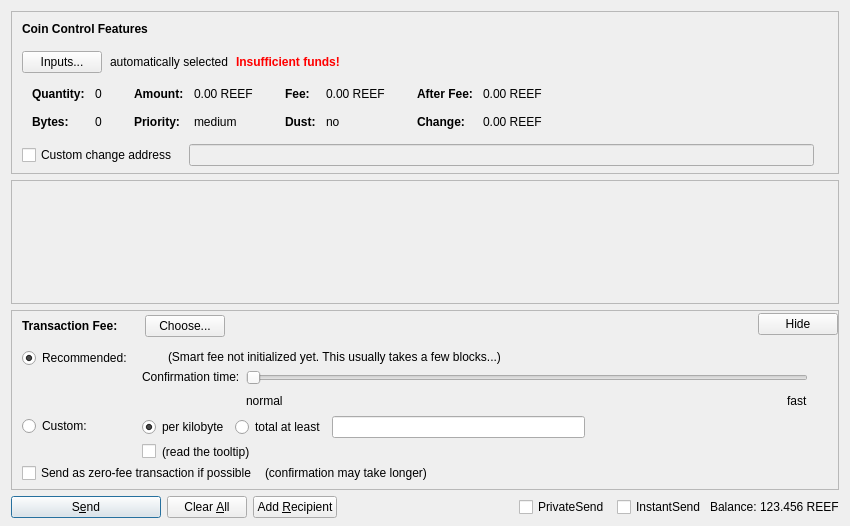
<?xml version="1.0" encoding="UTF-8"?>
<ui version="4.0">
 <class>SendCoinsDialog</class>
 <widget class="QDialog" name="SendCoinsDialog">
  <property name="geometry">
   <rect>
    <x>0</x>
    <y>0</y>
    <width>850</width>
    <height>526</height>
   </rect>
  </property>
  <property name="windowTitle">
   <string>Send Coins</string>
  </property>
  <layout class="QVBoxLayout" name="verticalLayout" stretch="0,1,0,0">
   <property name="bottomMargin">
    <number>8</number>
   </property>
   <item>
    <widget class="QFrame" name="frameCoinControl">
     <property name="sizePolicy">
      <sizepolicy hsizetype="Expanding" vsizetype="Expanding">
       <horstretch>0</horstretch>
       <verstretch>0</verstretch>
      </sizepolicy>
     </property>
     <property name="maximumSize">
      <size>
       <width>16777215</width>
       <height>16777215</height>
      </size>
     </property>
     <property name="frameShape">
      <enum>QFrame::StyledPanel</enum>
     </property>
     <property name="frameShadow">
      <enum>QFrame::Sunken</enum>
     </property>
     <layout class="QVBoxLayout" name="verticalLayoutCoinControl2">
      <property name="spacing">
       <number>0</number>
      </property>
      <property name="leftMargin">
       <number>0</number>
      </property>
      <property name="topMargin">
       <number>0</number>
      </property>
      <property name="rightMargin">
       <number>0</number>
      </property>
      <property name="bottomMargin">
       <number>6</number>
      </property>
      <item>
       <layout class="QVBoxLayout" name="verticalLayoutCoinControl" stretch="0,0,0,0,1">
        <property name="spacing">
         <number>0</number>
        </property>
        <property name="leftMargin">
         <number>10</number>
        </property>
        <property name="topMargin">
         <number>10</number>
        </property>
        <item>
         <layout class="QHBoxLayout" name="horizontalLayoutCoinControl1">
          <property name="bottomMargin">
           <number>15</number>
          </property>
          <item>
           <widget class="QLabel" name="labelCoinControlFeatures">
            <property name="sizePolicy">
             <sizepolicy hsizetype="Preferred" vsizetype="Maximum">
              <horstretch>0</horstretch>
              <verstretch>0</verstretch>
             </sizepolicy>
            </property>
            <property name="font">
             <font>
              <weight>75</weight>
              <bold>true</bold>
             </font>
            </property>
            <property name="styleSheet">
             <string notr="true">font-weight:bold;</string>
            </property>
            <property name="text">
             <string>Coin Control Features</string>
            </property>
           </widget>
          </item>
         </layout>
        </item>
        <item>
         <layout class="QHBoxLayout" name="horizontalLayoutCoinControl2" stretch="0,0,0,0">
          <property name="spacing">
           <number>8</number>
          </property>
          <property name="bottomMargin">
           <number>10</number>
          </property>
          <item>
           <widget class="QPushButton" name="pushButtonCoinControl">
            <property name="styleSheet">
             <string notr="true"/>
            </property>
            <property name="text">
             <string>Inputs...</string>
            </property>
            <property name="autoDefault">
             <bool>false</bool>
            </property>
           </widget>
          </item>
          <item>
           <widget class="QLabel" name="labelCoinControlAutomaticallySelected">
            <property name="text">
             <string>automatically selected</string>
            </property>
            <property name="margin">
             <number>5</number>
            </property>
           </widget>
          </item>
          <item>
           <widget class="QLabel" name="labelCoinControlInsuffFunds">
            <property name="font">
             <font>
              <weight>75</weight>
              <bold>true</bold>
             </font>
            </property>
            <property name="styleSheet">
             <string notr="true">color:red;font-weight:bold;</string>
            </property>
            <property name="text">
             <string>Insufficient funds!</string>
            </property>
            <property name="margin">
             <number>5</number>
            </property>
           </widget>
          </item>
          <item>
           <spacer name="horizontalSpacerCoinControl">
            <property name="orientation">
             <enum>Qt::Horizontal</enum>
            </property>
            <property name="sizeHint" stdset="0">
             <size>
              <width>40</width>
              <height>1</height>
             </size>
            </property>
           </spacer>
          </item>
         </layout>
        </item>
        <item>
         <widget class="QWidget" name="widgetCoinControl" native="true">
          <property name="sizePolicy">
           <sizepolicy hsizetype="Preferred" vsizetype="Preferred">
            <horstretch>0</horstretch>
            <verstretch>0</verstretch>
           </sizepolicy>
          </property>
          <property name="minimumSize">
           <size>
            <width>0</width>
            <height>0</height>
           </size>
          </property>
          <property name="styleSheet">
           <string notr="true"/>
          </property>
          <layout class="QHBoxLayout" name="horizontalLayoutCoinControl5">
           <property name="leftMargin">
            <number>0</number>
           </property>
           <property name="topMargin">
            <number>0</number>
           </property>
           <property name="rightMargin">
            <number>0</number>
           </property>
           <property name="bottomMargin">
            <number>0</number>
           </property>
           <item>
            <layout class="QHBoxLayout" name="horizontalLayoutCoinControl3" stretch="0,0,0,1">
             <property name="spacing">
              <number>20</number>
             </property>
             <property name="topMargin">
              <number>0</number>
             </property>
             <property name="bottomMargin">
              <number>10</number>
             </property>
             <item>
              <layout class="QFormLayout" name="formLayoutCoinControl1">
               <property name="horizontalSpacing">
                <number>10</number>
               </property>
               <property name="verticalSpacing">
                <number>14</number>
               </property>
               <property name="leftMargin">
                <number>10</number>
               </property>
               <property name="topMargin">
                <number>4</number>
               </property>
               <property name="rightMargin">
                <number>6</number>
               </property>
               <item row="0" column="0">
                <widget class="QLabel" name="labelCoinControlQuantityText">
                 <property name="font">
                  <font>
                   <weight>75</weight>
                   <bold>true</bold>
                  </font>
                 </property>
                 <property name="text">
                  <string>Quantity:</string>
                 </property>
                 <property name="margin">
                  <number>0</number>
                 </property>
                </widget>
               </item>
               <item row="0" column="1">
                <widget class="QLabel" name="labelCoinControlQuantity">
                 <property name="cursor">
                  <cursorShape>IBeamCursor</cursorShape>
                 </property>
                 <property name="contextMenuPolicy">
                  <enum>Qt::ActionsContextMenu</enum>
                 </property>
                 <property name="text">
                  <string notr="true">0</string>
                 </property>
                 <property name="margin">
                  <number>0</number>
                 </property>
                 <property name="textInteractionFlags">
                  <set>Qt::LinksAccessibleByMouse|Qt::TextSelectableByKeyboard|Qt::TextSelectableByMouse</set>
                 </property>
                </widget>
               </item>
               <item row="1" column="0">
                <widget class="QLabel" name="labelCoinControlBytesText">
                 <property name="font">
                  <font>
                   <weight>75</weight>
                   <bold>true</bold>
                  </font>
                 </property>
                 <property name="text">
                  <string>Bytes:</string>
                 </property>
                </widget>
               </item>
               <item row="1" column="1">
                <widget class="QLabel" name="labelCoinControlBytes">
                 <property name="cursor">
                  <cursorShape>IBeamCursor</cursorShape>
                 </property>
                 <property name="contextMenuPolicy">
                  <enum>Qt::ActionsContextMenu</enum>
                 </property>
                 <property name="text">
                  <string notr="true">0</string>
                 </property>
                 <property name="textInteractionFlags">
                  <set>Qt::LinksAccessibleByMouse|Qt::TextSelectableByKeyboard|Qt::TextSelectableByMouse</set>
                 </property>
                </widget>
               </item>
              </layout>
             </item>
             <item>
              <layout class="QFormLayout" name="formLayoutCoinControl2">
               <property name="horizontalSpacing">
                <number>10</number>
               </property>
               <property name="verticalSpacing">
                <number>14</number>
               </property>
               <property name="leftMargin">
                <number>6</number>
               </property>
               <property name="topMargin">
                <number>4</number>
               </property>
               <property name="rightMargin">
                <number>6</number>
               </property>
               <item row="0" column="0">
                <widget class="QLabel" name="labelCoinControlAmountText">
                 <property name="font">
                  <font>
                   <weight>75</weight>
                   <bold>true</bold>
                  </font>
                 </property>
                 <property name="text">
                  <string>Amount:</string>
                 </property>
                 <property name="margin">
                  <number>0</number>
                 </property>
                </widget>
               </item>
               <item row="0" column="1">
                <widget class="QLabel" name="labelCoinControlAmount">
                 <property name="cursor">
                  <cursorShape>IBeamCursor</cursorShape>
                 </property>
                 <property name="contextMenuPolicy">
                  <enum>Qt::ActionsContextMenu</enum>
                 </property>
                 <property name="text">
                  <string notr="true">0.00 REEF</string>
                 </property>
                 <property name="textInteractionFlags">
                  <set>Qt::LinksAccessibleByMouse|Qt::TextSelectableByKeyboard|Qt::TextSelectableByMouse</set>
                 </property>
                </widget>
               </item>
               <item row="1" column="0">
                <widget class="QLabel" name="labelCoinControlPriorityText">
                 <property name="font">
                  <font>
                   <weight>75</weight>
                   <bold>true</bold>
                  </font>
                 </property>
                 <property name="text">
                  <string>Priority:</string>
                 </property>
                </widget>
               </item>
               <item row="1" column="1">
                <widget class="QLabel" name="labelCoinControlPriority">
                 <property name="cursor">
                  <cursorShape>IBeamCursor</cursorShape>
                 </property>
                 <property name="contextMenuPolicy">
                  <enum>Qt::ActionsContextMenu</enum>
                 </property>
                 <property name="text">
                  <string>medium</string>
                 </property>
                 <property name="textInteractionFlags">
                  <set>Qt::LinksAccessibleByMouse|Qt::TextSelectableByKeyboard|Qt::TextSelectableByMouse</set>
                 </property>
                </widget>
               </item>
              </layout>
             </item>
             <item>
              <layout class="QFormLayout" name="formLayoutCoinControl3">
               <property name="horizontalSpacing">
                <number>10</number>
               </property>
               <property name="verticalSpacing">
                <number>14</number>
               </property>
               <property name="leftMargin">
                <number>6</number>
               </property>
               <property name="topMargin">
                <number>4</number>
               </property>
               <property name="rightMargin">
                <number>6</number>
               </property>
               <item row="0" column="0">
                <widget class="QLabel" name="labelCoinControlFeeText">
                 <property name="font">
                  <font>
                   <weight>75</weight>
                   <bold>true</bold>
                  </font>
                 </property>
                 <property name="text">
                  <string>Fee:</string>
                 </property>
                 <property name="margin">
                  <number>0</number>
                 </property>
                </widget>
               </item>
               <item row="0" column="1">
                <widget class="QLabel" name="labelCoinControlFee">
                 <property name="cursor">
                  <cursorShape>IBeamCursor</cursorShape>
                 </property>
                 <property name="contextMenuPolicy">
                  <enum>Qt::ActionsContextMenu</enum>
                 </property>
                 <property name="text">
                  <string notr="true">0.00 REEF</string>
                 </property>
                 <property name="textInteractionFlags">
                  <set>Qt::LinksAccessibleByMouse|Qt::TextSelectableByKeyboard|Qt::TextSelectableByMouse</set>
                 </property>
                </widget>
               </item>
               <item row="1" column="0">
                <widget class="QLabel" name="labelCoinControlLowOutputText">
                 <property name="font">
                  <font>
                   <weight>75</weight>
                   <bold>true</bold>
                  </font>
                 </property>
                 <property name="text">
                  <string>Dust:</string>
                 </property>
                </widget>
               </item>
               <item row="1" column="1">
                <widget class="QLabel" name="labelCoinControlLowOutput">
                 <property name="cursor">
                  <cursorShape>IBeamCursor</cursorShape>
                 </property>
                 <property name="contextMenuPolicy">
                  <enum>Qt::ActionsContextMenu</enum>
                 </property>
                 <property name="text">
                  <string>no</string>
                 </property>
                 <property name="textInteractionFlags">
                  <set>Qt::LinksAccessibleByMouse|Qt::TextSelectableByKeyboard|Qt::TextSelectableByMouse</set>
                 </property>
                </widget>
               </item>
              </layout>
             </item>
             <item>
              <layout class="QFormLayout" name="formLayoutCoinControl4">
               <property name="horizontalSpacing">
                <number>10</number>
               </property>
               <property name="verticalSpacing">
                <number>14</number>
               </property>
               <property name="leftMargin">
                <number>6</number>
               </property>
               <property name="topMargin">
                <number>4</number>
               </property>
               <property name="rightMargin">
                <number>6</number>
               </property>
               <item row="0" column="0">
                <widget class="QLabel" name="labelCoinControlAfterFeeText">
                 <property name="font">
                  <font>
                   <weight>75</weight>
                   <bold>true</bold>
                  </font>
                 </property>
                 <property name="text">
                  <string>After Fee:</string>
                 </property>
                 <property name="margin">
                  <number>0</number>
                 </property>
                </widget>
               </item>
               <item row="0" column="1">
                <widget class="QLabel" name="labelCoinControlAfterFee">
                 <property name="cursor">
                  <cursorShape>IBeamCursor</cursorShape>
                 </property>
                 <property name="contextMenuPolicy">
                  <enum>Qt::ActionsContextMenu</enum>
                 </property>
                 <property name="text">
                  <string notr="true">0.00 REEF</string>
                 </property>
                 <property name="textInteractionFlags">
                  <set>Qt::LinksAccessibleByMouse|Qt::TextSelectableByKeyboard|Qt::TextSelectableByMouse</set>
                 </property>
                </widget>
               </item>
               <item row="1" column="0">
                <widget class="QLabel" name="labelCoinControlChangeText">
                 <property name="font">
                  <font>
                   <weight>75</weight>
                   <bold>true</bold>
                  </font>
                 </property>
                 <property name="text">
                  <string>Change:</string>
                 </property>
                </widget>
               </item>
               <item row="1" column="1">
                <widget class="QLabel" name="labelCoinControlChange">
                 <property name="cursor">
                  <cursorShape>IBeamCursor</cursorShape>
                 </property>
                 <property name="contextMenuPolicy">
                  <enum>Qt::ActionsContextMenu</enum>
                 </property>
                 <property name="text">
                  <string notr="true">0.00 REEF</string>
                 </property>
                 <property name="textInteractionFlags">
                  <set>Qt::LinksAccessibleByMouse|Qt::TextSelectableByKeyboard|Qt::TextSelectableByMouse</set>
                 </property>
                </widget>
               </item>
              </layout>
             </item>
            </layout>
           </item>
          </layout>
         </widget>
        </item>
        <item>
         <layout class="QHBoxLayout" name="horizontalLayoutCoinControl4" stretch="0,0,0">
          <property name="spacing">
           <number>12</number>
          </property>
          <property name="sizeConstraint">
           <enum>QLayout::SetDefaultConstraint</enum>
          </property>
          <property name="topMargin">
           <number>5</number>
          </property>
          <property name="rightMargin">
           <number>5</number>
          </property>
          <item>
           <widget class="QCheckBox" name="checkBoxCoinControlChange">
            <property name="toolTip">
             <string>If this is activated, but the change address is empty or invalid, change will be sent to a newly generated address.</string>
            </property>
            <property name="text">
             <string>Custom change address</string>
            </property>
           </widget>
          </item>
          <item>
           <widget class="QValidatedLineEdit" name="lineEditCoinControlChange">
            <property name="enabled">
             <bool>false</bool>
            </property>
            <property name="sizePolicy">
             <sizepolicy hsizetype="Expanding" vsizetype="Fixed">
              <horstretch>0</horstretch>
              <verstretch>0</verstretch>
             </sizepolicy>
            </property>
           </widget>
          </item>
          <item>
           <widget class="QLabel" name="labelCoinControlChangeLabel">
            <property name="sizePolicy">
             <sizepolicy hsizetype="Preferred" vsizetype="Expanding">
              <horstretch>0</horstretch>
              <verstretch>0</verstretch>
             </sizepolicy>
            </property>
            <property name="minimumSize">
             <size>
              <width>0</width>
              <height>0</height>
             </size>
            </property>
            <property name="text">
             <string/>
            </property>
            <property name="margin">
             <number>3</number>
            </property>
           </widget>
          </item>
         </layout>
        </item>
        <item>
         <spacer name="verticalSpacerCoinControl">
          <property name="orientation">
           <enum>Qt::Vertical</enum>
          </property>
          <property name="sizeHint" stdset="0">
           <size>
            <width>800</width>
            <height>1</height>
           </size>
          </property>
         </spacer>
        </item>
       </layout>
      </item>
     </layout>
    </widget>
   </item>
   <item>
    <widget class="QScrollArea" name="scrollArea">
     <property name="widgetResizable">
      <bool>true</bool>
     </property>
     <widget class="QWidget" name="scrollAreaWidgetContents">
      <property name="geometry">
       <rect>
        <x>0</x>
        <y>0</y>
        <width>830</width>
        <height>69</height>
       </rect>
      </property>
      <layout class="QVBoxLayout" name="verticalLayout_2" stretch="0,1">
       <property name="leftMargin">
        <number>0</number>
       </property>
       <property name="topMargin">
        <number>0</number>
       </property>
       <property name="rightMargin">
        <number>0</number>
       </property>
       <property name="bottomMargin">
        <number>0</number>
       </property>
       <item>
        <layout class="QVBoxLayout" name="entries">
         <property name="spacing">
          <number>6</number>
         </property>
        </layout>
       </item>
       <item>
        <spacer name="verticalSpacer">
         <property name="orientation">
          <enum>Qt::Vertical</enum>
         </property>
         <property name="sizeHint" stdset="0">
          <size>
           <width>20</width>
           <height>40</height>
          </size>
         </property>
        </spacer>
       </item>
      </layout>
     </widget>
    </widget>
   </item>
   <item>
    <widget class="QFrame" name="frameFee">
     <property name="sizePolicy">
      <sizepolicy hsizetype="Expanding" vsizetype="Expanding">
       <horstretch>0</horstretch>
       <verstretch>0</verstretch>
      </sizepolicy>
     </property>
     <property name="maximumSize">
      <size>
       <width>16777215</width>
       <height>16777215</height>
      </size>
     </property>
     <property name="frameShape">
      <enum>QFrame::StyledPanel</enum>
     </property>
     <property name="frameShadow">
      <enum>QFrame::Sunken</enum>
     </property>
     <layout class="QVBoxLayout" name="verticalLayoutFee1">
      <property name="spacing">
       <number>0</number>
      </property>
      <property name="leftMargin">
       <number>0</number>
      </property>
      <property name="topMargin">
       <number>0</number>
      </property>
      <property name="rightMargin">
       <number>0</number>
      </property>
      <property name="bottomMargin">
       <number>0</number>
      </property>
      <item>
       <layout class="QVBoxLayout" name="verticalLayoutFee2" stretch="0,0,0">
        <property name="spacing">
         <number>0</number>
        </property>
        <property name="leftMargin">
         <number>10</number>
        </property>
        <property name="topMargin">
         <number>0</number>
        </property>
        <item>
         <layout class="QHBoxLayout" name="horizontalLayoutFee1">
          <property name="bottomMargin">
           <number>0</number>
          </property>
          <item>
           <layout class="QVBoxLayout" name="verticalLayoutFee7">
            <property name="spacing">
             <number>0</number>
            </property>
            <item>
             <spacer name="verticalSpacerSmartFee">
              <property name="orientation">
               <enum>Qt::Vertical</enum>
              </property>
              <property name="sizeType">
               <enum>QSizePolicy::Fixed</enum>
              </property>
              <property name="sizeHint" stdset="0">
               <size>
                <width>1</width>
                <height>4</height>
               </size>
              </property>
             </spacer>
            </item>
            <item>
             <layout class="QHBoxLayout" name="horizontalLayoutSmartFee">
              <property name="spacing">
               <number>10</number>
              </property>
              <item>
               <widget class="QLabel" name="labelFeeHeadline">
                <property name="sizePolicy">
                 <sizepolicy hsizetype="Preferred" vsizetype="Maximum">
                  <horstretch>0</horstretch>
                  <verstretch>0</verstretch>
                 </sizepolicy>
                </property>
                <property name="font">
                 <font>
                  <weight>75</weight>
                  <bold>true</bold>
                 </font>
                </property>
                <property name="styleSheet">
                 <string notr="true">font-weight:bold;</string>
                </property>
                <property name="text">
                 <string>Transaction Fee:</string>
                </property>
               </widget>
              </item>
              <item>
               <widget class="QLabel" name="labelFeeMinimized">
                <property name="text">
                 <string/>
                </property>
               </widget>
              </item>
              <item>
               <widget class="QPushButton" name="buttonChooseFee">
                <property name="text">
                 <string>Choose...</string>
                </property>
               </widget>
              </item>
             </layout>
            </item>
            <item>
             <spacer name="verticalSpacer_5">
              <property name="orientation">
               <enum>Qt::Vertical</enum>
              </property>
              <property name="sizeHint" stdset="0">
               <size>
                <width>1</width>
                <height>1</height>
               </size>
              </property>
             </spacer>
            </item>
           </layout>
          </item>
          <item>
           <spacer name="horizontalSpacer_4">
            <property name="orientation">
             <enum>Qt::Horizontal</enum>
            </property>
            <property name="sizeHint" stdset="0">
             <size>
              <width>40</width>
              <height>20</height>
             </size>
            </property>
           </spacer>
          </item>
          <item>
           <widget class="QPushButton" name="buttonMinimizeFee">
            <property name="toolTip">
             <string>collapse fee-settings</string>
            </property>
            <property name="text">
             <string>Hide</string>
            </property>
           </widget>
          </item>
         </layout>
        </item>
        <item>
         <widget class="QFrame" name="frameFeeSelection">
          <layout class="QVBoxLayout" name="verticalLayoutFee12">
           <property name="spacing">
            <number>0</number>
           </property>
           <property name="leftMargin">
            <number>0</number>
           </property>
           <property name="topMargin">
            <number>0</number>
           </property>
           <property name="rightMargin">
            <number>0</number>
           </property>
           <property name="bottomMargin">
            <number>0</number>
           </property>
           <item>
            <layout class="QGridLayout" name="gridLayoutFee">
             <property name="topMargin">
              <number>10</number>
             </property>
             <property name="bottomMargin">
              <number>4</number>
             </property>
             <property name="horizontalSpacing">
              <number>10</number>
             </property>
             <property name="verticalSpacing">
              <number>4</number>
             </property>
             <item row="1" column="1">
              <layout class="QVBoxLayout" name="verticalLayoutFee8">
               <property name="spacing">
                <number>6</number>
               </property>
               <item>
                <layout class="QHBoxLayout" name="horizontalLayoutFee13">
                 <item>
                  <widget class="QRadioButton" name="radioCustomPerKilobyte">
                   <property name="toolTip">
                    <string>If the custom fee is set to 1000 duffs and the transaction is only 250 bytes, then &quot;per kilobyte&quot; only pays 250 duffs in fee,&lt;br /&gt;while &quot;at least&quot; pays 1000 duffs. For transactions bigger than a kilobyte both pay by kilobyte.</string>
                   </property>
                   <property name="text">
                    <string>per kilobyte</string>
                   </property>
                   <property name="checked">
                    <bool>true</bool>
                   </property>
                   <attribute name="buttonGroup">
                    <string notr="true">groupCustomFee</string>
                   </attribute>
                  </widget>
                 </item>
                 <item>
                  <widget class="QRadioButton" name="radioCustomAtLeast">
                   <property name="toolTip">
                    <string>If the custom fee is set to 1000 duffs and the transaction is only 250 bytes, then &quot;per kilobyte&quot; only pays 250 duffs in fee,&lt;br /&gt;while &quot;total at least&quot; pays 1000 duffs. For transactions bigger than a kilobyte both pay by kilobyte.</string>
                   </property>
                   <property name="text">
                    <string>total at least</string>
                   </property>
                   <attribute name="buttonGroup">
                    <string notr="true">groupCustomFee</string>
                   </attribute>
                  </widget>
                 </item>
                 <item>
                  <widget class="BitcoinAmountField" name="customFee"/>
                 </item>
                 <item>
                  <spacer name="horizontalSpacer_6">
                   <property name="orientation">
                    <enum>Qt::Horizontal</enum>
                   </property>
                   <property name="sizeHint" stdset="0">
                    <size>
                     <width>1</width>
                     <height>1</height>
                    </size>
                   </property>
                  </spacer>
                 </item>
                </layout>
               </item>
               <item>
                <layout class="QHBoxLayout" name="horizontalLayoutFee8">
                 <item>
                  <widget class="QCheckBox" name="checkBoxMinimumFee">
                   <property name="toolTip">
                    <string>Paying only the minimum fee is just fine as long as there is less transaction volume than space in the blocks.&lt;br /&gt;But be aware that this can end up in a never confirming transaction once there is more demand for reef transactions than the network can process.</string>
                   </property>
                   <property name="text">
                    <string/>
                   </property>
                  </widget>
                 </item>
                 <item>
                  <widget class="QLabel" name="labelMinFeeWarning">
                   <property name="enabled">
                    <bool>true</bool>
                   </property>
                   <property name="toolTip">
                    <string>Paying only the minimum fee is just fine as long as there is less transaction volume than space in the blocks.&lt;br /&gt;But be aware that this can end up in a never confirming transaction once there is more demand for reef transactions than the network can process.</string>
                   </property>
                   <property name="text">
                    <string>(read the tooltip)</string>
                   </property>
                   <property name="margin">
                    <number>5</number>
                   </property>
                  </widget>
                 </item>
                 <item>
                  <spacer name="horizontalSpacer_2">
                   <property name="orientation">
                    <enum>Qt::Horizontal</enum>
                   </property>
                   <property name="sizeHint" stdset="0">
                    <size>
                     <width>1</width>
                     <height>1</height>
                    </size>
                   </property>
                  </spacer>
                 </item>
                </layout>
               </item>
              </layout>
             </item>
             <item row="0" column="0">
              <layout class="QVBoxLayout" name="verticalLayoutFee4" stretch="0,1">
               <item>
                <widget class="QRadioButton" name="radioSmartFee">
                 <property name="text">
                  <string>Recommended:</string>
                 </property>
                 <property name="checked">
                  <bool>true</bool>
                 </property>
                 <attribute name="buttonGroup">
                  <string notr="true">groupFee</string>
                 </attribute>
                </widget>
               </item>
               <item>
                <spacer name="verticalSpacer_2">
                 <property name="orientation">
                  <enum>Qt::Vertical</enum>
                 </property>
                 <property name="sizeHint" stdset="0">
                  <size>
                   <width>1</width>
                   <height>1</height>
                  </size>
                 </property>
                </spacer>
               </item>
              </layout>
             </item>
             <item row="1" column="0">
              <layout class="QVBoxLayout" name="verticalLayoutFee9" stretch="0,1">
               <item>
                <widget class="QRadioButton" name="radioCustomFee">
                 <property name="text">
                  <string>Custom:</string>
                 </property>
                 <attribute name="buttonGroup">
                  <string notr="true">groupFee</string>
                 </attribute>
                </widget>
               </item>
               <item>
                <spacer name="verticalSpacer_6">
                 <property name="orientation">
                  <enum>Qt::Vertical</enum>
                 </property>
                 <property name="sizeHint" stdset="0">
                  <size>
                   <width>1</width>
                   <height>1</height>
                  </size>
                 </property>
                </spacer>
               </item>
              </layout>
             </item>
             <item row="0" column="1">
              <layout class="QVBoxLayout" name="verticalLayoutFee3" stretch="0,0,1">
               <property name="spacing">
                <number>6</number>
               </property>
               <property name="topMargin">
                <number>2</number>
               </property>
               <item>
                <layout class="QHBoxLayout" name="horizontalLayoutFee12">
                 <item>
                  <widget class="QLabel" name="labelSmartFee">
                   <property name="text">
                    <string/>
                   </property>
                   <property name="margin">
                    <number>2</number>
                   </property>
                  </widget>
                 </item>
                 <item>
                  <widget class="QLabel" name="labelFeeEstimation">
                   <property name="text">
                    <string/>
                   </property>
                  </widget>
                 </item>
                 <item>
                  <widget class="QLabel" name="labelSmartFee2">
                   <property name="text">
                    <string>(Smart fee not initialized yet. This usually takes a few blocks...)</string>
                   </property>
                   <property name="margin">
                    <number>2</number>
                   </property>
                  </widget>
                 </item>
                 <item>
                  <spacer name="horizontalSpacer_5">
                   <property name="orientation">
                    <enum>Qt::Horizontal</enum>
                   </property>
                   <property name="sizeHint" stdset="0">
                    <size>
                     <width>1</width>
                     <height>1</height>
                    </size>
                   </property>
                  </spacer>
                 </item>
                </layout>
               </item>
               <item>
                <layout class="QHBoxLayout" name="horizontalLayoutFee9">
                 <item>
                  <layout class="QVBoxLayout" name="verticalLayoutFee6">
                   <item>
                    <widget class="QLabel" name="labelSmartFee3">
                     <property name="text">
                      <string>Confirmation time:</string>
                     </property>
                     <property name="margin">
                      <number>2</number>
                     </property>
                    </widget>
                   </item>
                   <item>
                    <spacer name="verticalSpacer_3">
                     <property name="orientation">
                      <enum>Qt::Vertical</enum>
                     </property>
                     <property name="sizeHint" stdset="0">
                      <size>
                       <width>1</width>
                       <height>1</height>
                      </size>
                     </property>
                    </spacer>
                   </item>
                  </layout>
                 </item>
                 <item>
                  <layout class="QVBoxLayout" name="verticalLayoutFee5">
                   <property name="rightMargin">
                    <number>30</number>
                   </property>
                   <item>
                    <widget class="QSlider" name="sliderSmartFee">
                     <property name="minimum">
                      <number>0</number>
                     </property>
                     <property name="maximum">
                      <number>24</number>
                     </property>
                     <property name="pageStep">
                      <number>1</number>
                     </property>
                     <property name="value">
                      <number>0</number>
                     </property>
                     <property name="orientation">
                      <enum>Qt::Horizontal</enum>
                     </property>
                     <property name="invertedAppearance">
                      <bool>false</bool>
                     </property>
                     <property name="invertedControls">
                      <bool>false</bool>
                     </property>
                     <property name="tickPosition">
                      <enum>QSlider::NoTicks</enum>
                     </property>
                    </widget>
                   </item>
                   <item>
                    <layout class="QHBoxLayout" name="horizontalLayoutFee10">
                     <item>
                      <widget class="QLabel" name="labelSmartFeeNormal">
                       <property name="text">
                        <string>normal</string>
                       </property>
                      </widget>
                     </item>
                     <item>
                      <spacer name="horizontalSpacer_3">
                       <property name="orientation">
                        <enum>Qt::Horizontal</enum>
                       </property>
                       <property name="sizeHint" stdset="0">
                        <size>
                         <width>40</width>
                         <height>20</height>
                        </size>
                       </property>
                      </spacer>
                     </item>
                     <item>
                      <widget class="QLabel" name="labelSmartFeeFast">
                       <property name="text">
                        <string>fast</string>
                       </property>
                      </widget>
                     </item>
                    </layout>
                   </item>
                  </layout>
                 </item>
                </layout>
               </item>
               <item>
                <spacer name="verticalSpacer_4">
                 <property name="orientation">
                  <enum>Qt::Vertical</enum>
                 </property>
                 <property name="sizeHint" stdset="0">
                  <size>
                   <width>1</width>
                   <height>1</height>
                  </size>
                 </property>
                </spacer>
               </item>
              </layout>
             </item>
            </layout>
           </item>
           <item>
            <layout class="QHBoxLayout" name="horizontalLayoutFee5" stretch="0,0,0">
             <property name="spacing">
              <number>8</number>
             </property>
             <property name="bottomMargin">
              <number>4</number>
             </property>
             <item>
              <widget class="QCheckBox" name="checkBoxFreeTx">
               <property name="text">
                <string>Send as zero-fee transaction if possible</string>
               </property>
              </widget>
             </item>
             <item>
              <widget class="QLabel" name="labelFreeTx">
               <property name="text">
                <string>(confirmation may take longer)</string>
               </property>
               <property name="margin">
                <number>5</number>
               </property>
              </widget>
             </item>
             <item>
              <spacer name="horizontalSpacerFee5">
               <property name="orientation">
                <enum>Qt::Horizontal</enum>
               </property>
               <property name="sizeHint" stdset="0">
                <size>
                 <width>1</width>
                 <height>1</height>
                </size>
               </property>
              </spacer>
             </item>
            </layout>
           </item>
           <item>
            <spacer name="verticalSpacerFee2">
             <property name="orientation">
              <enum>Qt::Vertical</enum>
             </property>
             <property name="sizeHint" stdset="0">
              <size>
               <width>1</width>
               <height>1</height>
              </size>
             </property>
            </spacer>
           </item>
          </layout>
         </widget>
        </item>
        <item>
         <spacer name="verticalSpacerFee">
          <property name="orientation">
           <enum>Qt::Vertical</enum>
          </property>
          <property name="sizeHint" stdset="0">
           <size>
            <width>800</width>
            <height>1</height>
           </size>
          </property>
         </spacer>
        </item>
       </layout>
      </item>
     </layout>
    </widget>
   </item>
   <item>
    <layout class="QHBoxLayout" name="horizontalLayout">
     <item>
      <widget class="QPushButton" name="sendButton">
       <property name="minimumSize">
        <size>
         <width>150</width>
         <height>0</height>
        </size>
       </property>
       <property name="toolTip">
        <string>Confirm the send action</string>
       </property>
       <property name="text">
        <string>S&amp;end</string>
       </property>
       <property name="autoDefault">
        <bool>false</bool>
       </property>
       <property name="default">
        <bool>true</bool>
       </property>
      </widget>
     </item>
     <item>
      <widget class="QPushButton" name="clearButton">
       <property name="sizePolicy">
        <sizepolicy hsizetype="Minimum" vsizetype="Fixed">
         <horstretch>0</horstretch>
         <verstretch>0</verstretch>
        </sizepolicy>
       </property>
       <property name="toolTip">
        <string>Clear all fields of the form.</string>
       </property>
       <property name="text">
        <string>Clear &amp;All</string>
       </property>
       <property name="autoDefault">
        <bool>false</bool>
       </property>
      </widget>
     </item>
     <item>
      <widget class="QPushButton" name="addButton">
       <property name="toolTip">
        <string>Send to multiple recipients at once</string>
       </property>
       <property name="text">
        <string>Add &amp;Recipient</string>
       </property>
       <property name="autoDefault">
        <bool>false</bool>
       </property>
      </widget>
     </item>
     <item>
      <spacer name="horizontalSpacer">
       <property name="orientation">
        <enum>Qt::Horizontal</enum>
       </property>
       <property name="sizeHint" stdset="0">
        <size>
         <width>40</width>
         <height>20</height>
        </size>
       </property>
      </spacer>
     </item>
     <item>
      <layout class="QHBoxLayout" name="horizontalLayout_2">
       <property name="spacing">
        <number>3</number>
       </property>
       <item>
        <widget class="QCheckBox" name="checkUsePrivateSend">
         <property name="minimumSize">
          <size>
           <width>95</width>
           <height>0</height>
          </size>
         </property>
         <property name="text">
          <string>PrivateSend</string>
         </property>
         <property name="checked">
          <bool>false</bool>
         </property>
        </widget>
       </item>
       <item>
        <widget class="QCheckBox" name="checkUseInstantSend">
         <property name="enabled">
          <bool>true</bool>
         </property>
         <property name="minimumSize">
          <size>
           <width>85</width>
           <height>0</height>
          </size>
         </property>
         <property name="text">
          <string>InstantSend</string>
         </property>
        </widget>
       </item>
       <item>
        <widget class="QLabel" name="label">
         <property name="text">
          <string>Balance:</string>
         </property>
        </widget>
       </item>
       <item>
        <widget class="QLabel" name="labelBalance">
         <property name="sizePolicy">
          <sizepolicy hsizetype="Preferred" vsizetype="Fixed">
           <horstretch>0</horstretch>
           <verstretch>0</verstretch>
          </sizepolicy>
         </property>
         <property name="cursor">
          <cursorShape>IBeamCursor</cursorShape>
         </property>
         <property name="text">
          <string notr="true">123.456 REEF</string>
         </property>
         <property name="textInteractionFlags">
          <set>Qt::LinksAccessibleByMouse|Qt::TextSelectableByKeyboard|Qt::TextSelectableByMouse</set>
         </property>
        </widget>
       </item>
      </layout>
     </item>
    </layout>
   </item>
  </layout>
 </widget>
 <customwidgets>
  <customwidget>
   <class>QValidatedLineEdit</class>
   <extends>QLineEdit</extends>
   <header>qvalidatedlineedit.h</header>
  </customwidget>
  <customwidget>
   <class>BitcoinAmountField</class>
   <extends>QLineEdit</extends>
   <header>bitcoinamountfield.h</header>
   <container>1</container>
  </customwidget>
 </customwidgets>
 <resources>
  <include location="../reef.qrc"/>
 </resources>
 <connections/>
 <buttongroups>
  <buttongroup name="groupCustomFee"/>
  <buttongroup name="groupFee"/>
 </buttongroups>
</ui>
